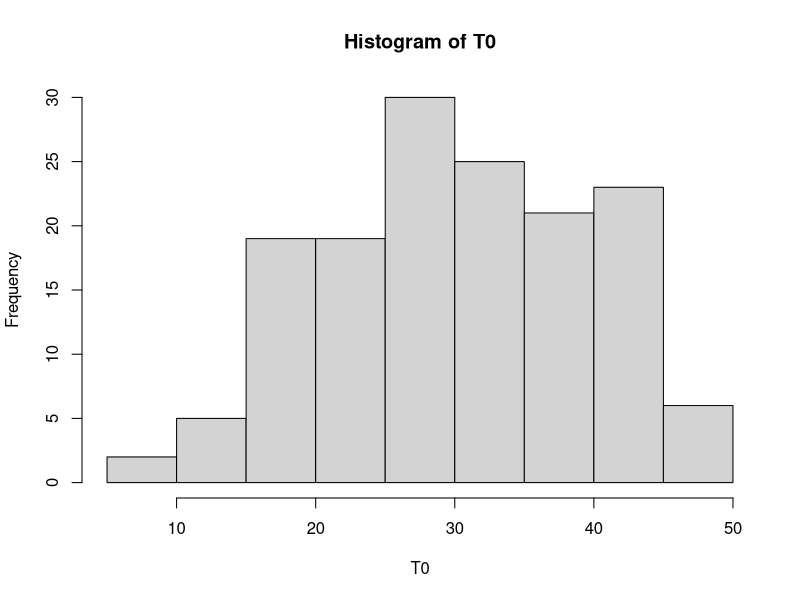
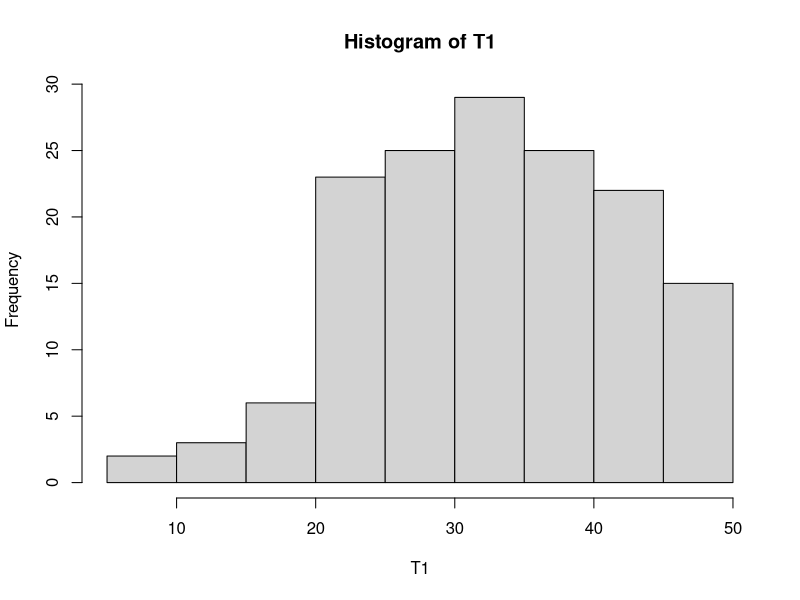
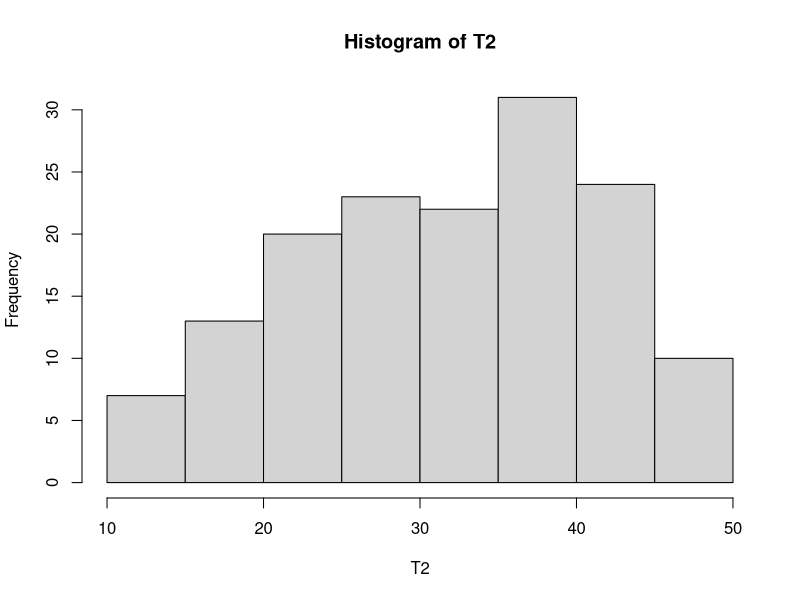
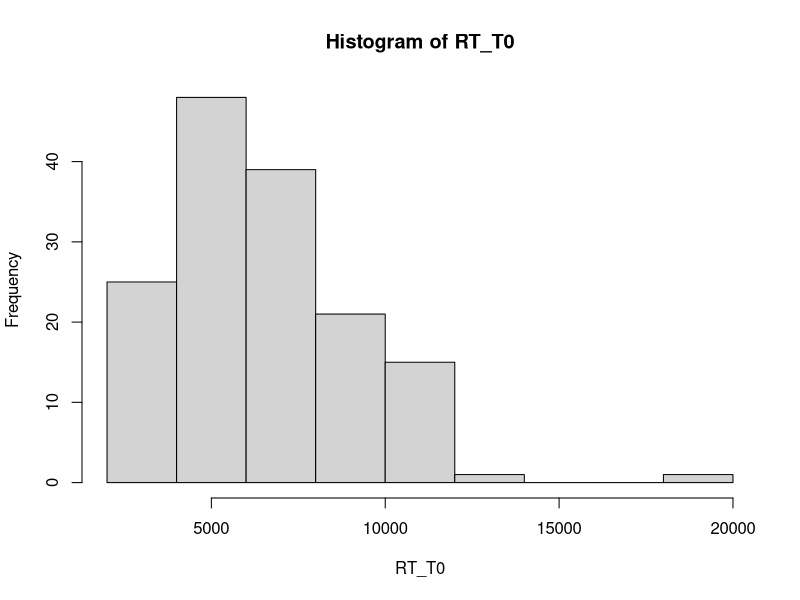
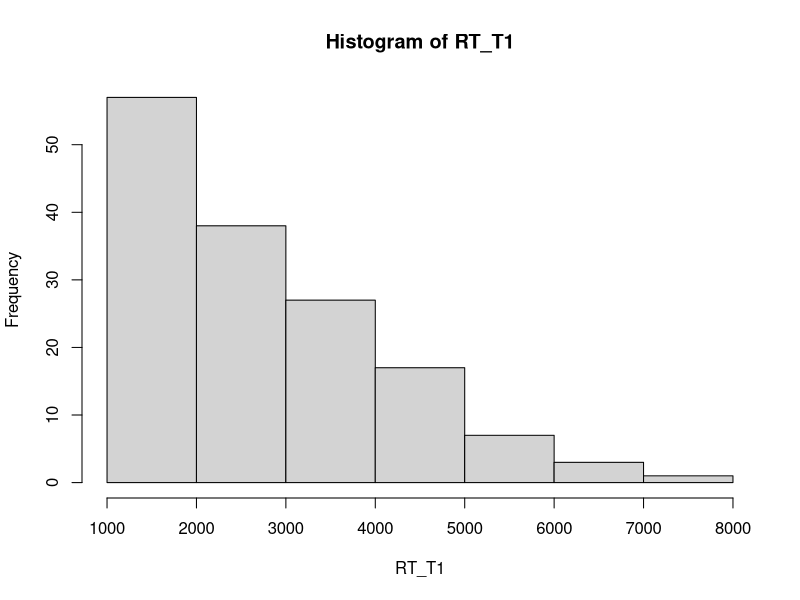
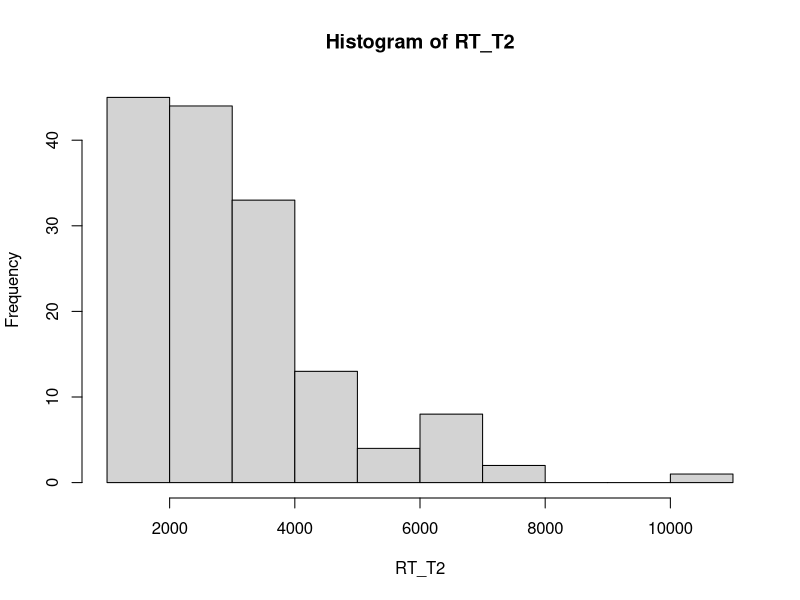

The R source for these figures, in order:

#########################################################

rm(list=ls())
library(lavaan)
library(MASS)

#########################################################

# data cleaning with programming

set.seed(0)

N = 900
k = 25

Sigma = diag(k)
Sigma[Sigma==0] = runif(k^2-k,0.1,0.4)
x = data.frame(round(mvrnorm(N,mu=rep(0,k),Sigma=Sigma),5))

subjName = replicate(N,paste(sample(letters,7),collapse=""))
df1 = data.frame(cbind(subjName,x))
head(df1)

for(i in 2:ncol(df1)){
  if(rbinom(1,1,.4)){
    nletters = round(runif(1,2,5))
    df1[,i] = replicate(N,paste(sample(c(letters,0:9,0:9,0:9),nletters),collapse=""))
  }
  sa = sample(1:nrow(df1),round(nrow(df1)*runif(1,.01,.04)))
  df1[sa,i] = " "
  sa = sample(1:nrow(df1),round(nrow(df1)*runif(1,.008,.03)))
  df1[sa,i] = "."
  sa = sample(1:nrow(df1),round(nrow(df1)*runif(1,.008,.03)))
  df1[sa,i] = sample(letters,length(sa),replace=T)
}
head(df1)

for(i in 1:ncol(df1)) print(round(sum(!is.na(as.numeric(df1[,i])))/nrow(df1),2))

#########################################################

# reshape

library(tidyr)

set.seed(0)
N = 150
k = 50
rInt = rnorm(N,0,1)*.6
id = paste0("Subj_",1:N)
age = round(runif(N,7,10),1)
group = rep(0:1,each=N/2)
T0 = rbinom(N,k,prob=pnorm(-0.5 + rInt + age*.1)); hist(T0); cor(group,T0)
T1 = rbinom(N,k,prob=pnorm(-0.5 + rInt + age*.1 + group*.3)); hist(T1); cor(group,T1)
T2 = rbinom(N,k,prob=pnorm(-0.5 + rInt + age*.1 + group*.2)); hist(T2); cor(group,T2)

dfWide1 = data.frame(id,age,group,T0,T1,T2)

head(data.frame(pivot_longer(dfWide1,cols=c("T0","T1","T2"),names_to="Time")))


set.seed(1)
N = 150
k = 50
rInt = rnorm(N,0,1)*.6
id = paste0("Subj_",1:N)
age = round(runif(N,7,10),1)
group = rep(0:1,each=N/2)
Acc_T0 = rbinom(N,k,prob=pnorm(-0.5 + rInt + age*.1))
Acc_T1 = rbinom(N,k,prob=pnorm(-0.5 + rInt + age*.1 + group*.3))
Acc_T2 = rbinom(N,k,prob=pnorm(-0.5 + rInt + age*.1 + group*.2))
RT_T0 = 1000+rgamma(N,exp(0.8 + rInt*.1 + age*.1))*1000; hist(RT_T0); cor(group, RT_T0)
RT_T1 = 1000+rgamma(N,exp(0.8 + rInt*.1 - age*.005 - group*.3))*1000; hist(RT_T1); cor(group, RT_T1)
RT_T2 = 1000+rgamma(N,exp(0.8 + rInt*.1 - age*.005 - group*.1))*1000; hist(RT_T2); cor(group, RT_T2)

dfWide2 = data.frame(id,age,group,Acc_T0,Acc_T1,Acc_T2,RT_T0,RT_T1,RT_T2)

pivot_longer(
  data = dfWide2,
  cols = starts_with(c("Acc_", "RT_")), 
  names_to = c(".value", "Time"), 
  names_sep = "_"
)

reshape(
  dfWide2,
  varying = matrix(c("Acc_T0","Acc_T1","Acc_T2", "RT_T0","RT_T1","RT_T2"),2,3,byrow=T),
  v.names = c("Acc", "RT"),
  timevar = "Time",
  times = c("T0", "T1", "T2"),
  direction = "long"
)

reshape(
  dfWide2,
  varying = list(c("Acc_T0","Acc_T1","Acc_T2"),c("RT_T0","RT_T1","RT_T2")),
  v.names = c("Acc", "RT"),
  timevar = "Time",
  times = c("T0", "T1", "T2"),
  direction = "long"
)

reshape(
  dfWide2,
  varying = list(
    Acc = grep("^Acc_", names(dfWide2), value = TRUE), 
    RT = grep("^RT_", names(dfWide2), value = TRUE)
  ),
  v.names = c("Acc", "RT"),
  timevar = "Time",
  times = c("T0", "T1", "T2"),
  direction = "long"
)

save(df1, dfWide1, dfWide2, file="ExerProgr.RData")

#########################################################
